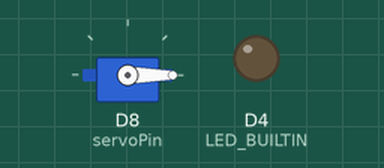
This sketch was run on a simulated ESP8266 (NodeMCU). On the bench: servo, output pins drawn as LEDs (lit = HIGH, except the on-board LED, lit = LOW).

Above: at 0.05 s.
Timing chart, 0 to 4.6 s (numbered marks = the images above):
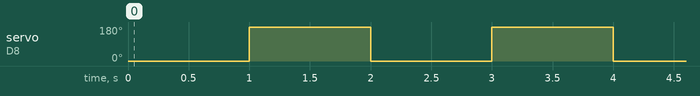

The sketch:

Servo_motor.ino
```cpp
#include <Servo.h> // Include the Servo library

// Declare the Servo pin
int servoPin = D8;
// Create a servo object

Servo Servo1;
void setup() {
   // We need to attach the servo to the used pin number
   Servo1.attach(servoPin);
   pinMode(LED_BUILTIN, OUTPUT);
}
void loop(){
   // Make servo go to 0 degrees
   digitalWrite(LED_BUILTIN, HIGH);   // turn the LED on (HIGH is the voltage level)
   Servo1.write(0);
   delay(1000);
   /*digitalWrite(LED_BUILTIN, LOW);    // turn the LED off by making the voltage LOW
   // Make servo go to 90 degrees
   Servo1.write(90);
   delay(1000); */
   digitalWrite(LED_BUILTIN, HIGH);   // turn the LED on (HIGH is the voltage level)
   // Make servo go to 180 degrees
   Servo1.write(180);
   delay(1000);
   digitalWrite(LED_BUILTIN, LOW);    // turn the LED off by making the voltage LOW
}
```

Measured:
- by itself, servo on D8 (servoPin): alternates 180° for 1.0 s and 0° for 1.0 s
